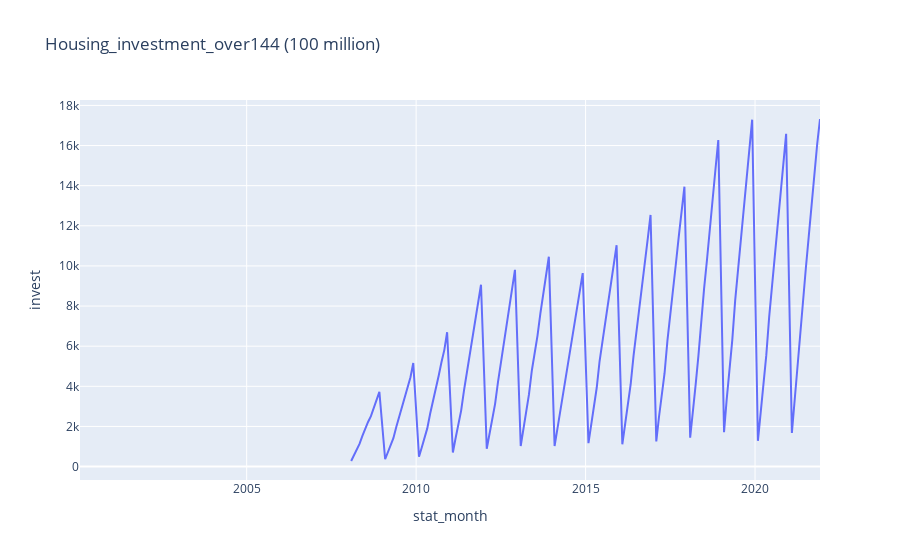

The notebook cell this image was saved under:
### Code cell
# Investment in housing over 144 square meters _ Cumulative value (100 million)
fig_Housing_investment_over144 = px.line(df_mac_industry_estate_invest_month, x='stat_month', y="above144_house",
                                        title='Housing_investment_over144 (100 million)')
fig_Housing_investment_over144.update_layout(yaxis_title = 'invest')
fig_Housing_investment_over144.show()

### Figure 1 — Plotly figure (JSON) as saved in the notebook; plotly's stock layout.template omitted (floating-point values rounded to 4 significant figures; data arrays with more than 128 entries replaced by an {"elided": "..."} marker saying what was removed)
{"data": [{"hovertemplate": "stat_month=%{x}<br>above144_house=%{y}<extra></extra>", "legendgroup": "", "line": {"color": "#636efa", "dash": "solid"}, "marker": {"symbol": "circle"}, "mode": "lines", "name": "", "orientation": "v", "showlegend": false, "type": "scatter", "x": {"elided": "242 str values"}, "xaxis": "x", "y": {"elided": "242 float values"}, "yaxis": "y"}], "layout": {"autosize": true, "legend": {"tracegroupgap": 0}, "title": {"text": "Housing_investment_over144 (100 million)"}, "xaxis": {"anchor": "y", "autorange": true, "domain": [0, 1], "range": ["2000-02-01", "2021-12-01"], "title": {"text": "stat_month"}, "type": "date"}, "yaxis": {"anchor": "x", "autorange": true, "domain": [0, 1], "range": [-669.2, 18270.0], "title": {"text": "invest"}, "type": "linear"}}}
